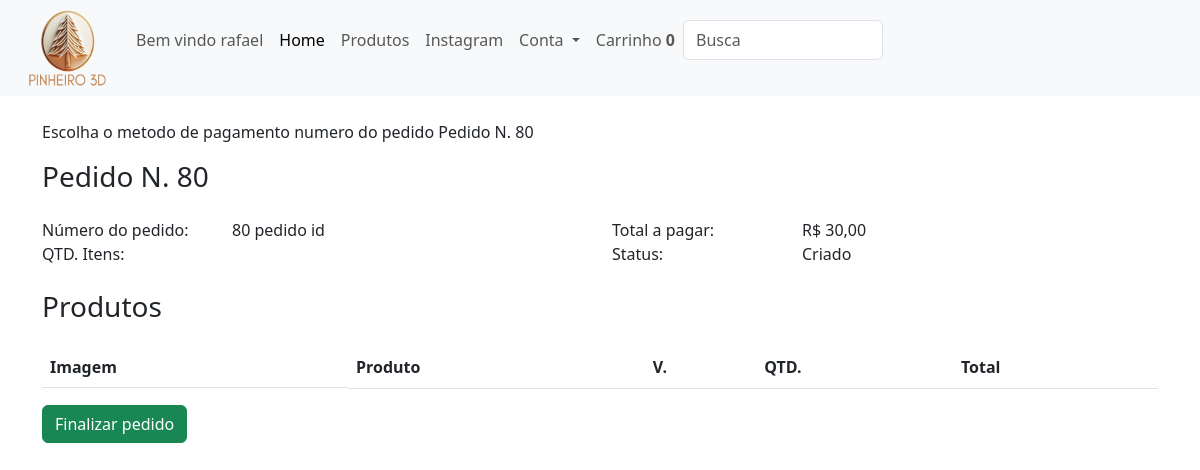
Page /pedido/pagar/80/ (signed in) on the committed database.
### pedido/models.py (models this page shows)
class Pedido(models.Model):
    usuario = models.ForeignKey(User,on_delete=models.CASCADE)
    total = models.FloatField()
    quantidade_total = models.PositiveBigIntegerField()
    status = models.CharField(
        default= 'C',
        max_length= 1,
        choices=(
                 ("A",'Aprovado'),
                 ("C","Criado"),
                 ("R","Reprovado"),
                 ("P","Pendente"),
                 ("E","Enviado"),
                 ("F","Finalizado"),
                )
            )
    def __str__(self) -> str:
        return f'Pedido N. {self.pk}'

### pedido/views/pedidos.py (the view)
# urls.py: path('pagar/<int:pedido_id>/', views.pagar, name='pagar'),
@login_required(login_url='perfil:criar')
def pagar(request, pedido_id):
    pedido = get_object_or_404(Pedido, id=pedido_id, usuario=request.user)
    contexto = {'pedido': pedido}
    return render(request, 'pedido/pagar.html', contexto)

### produto/templatetags/omfilters.py (called while the page is built)
@register.filter
def formata_preco(valor):
    return utils.formata_preco(valor)

@register.filter
def cart_total_qtd(carrinho):
    return utils.cart_total_qtd(carrinho)

### utils/utils.py (called while the page is built)
def formata_preco(valor):
    return f'R$ {valor:.2f}'.replace('.',',')

def cart_total_qtd(carrinho):
    if isinstance(carrinho, str):
        try:
            carrinho = json.loads(carrinho)
        except json.JSONDecodeError:
            carrinho = {}
    return sum([item.get('quantidade', 0) for item in carrinho.values()])

### pedido/templates/pedido/pagar.html (shortened to what this page needs)
{% extends "global/base.html" %}
{% block conteudo %}
{% load static %}
{% load omfilters %}
<p>Escolha o metodo de pagamento numero do pedido {{pedido}}</p>
<div class="row">
    <div class="col">
        <h3>{{ pedido }}</h3>
        <div class="row mt-4">
            <div class="col-lg-2 font-weight-bold">Número do pedido:</div>
            <div class="col-lg-4">{{ pedido.id }} pedido id</div>
            <div class="col-lg-2 font-weight-bold">Total a pagar:</div>
            <div class="col-lg-4">{{ pedido.total|formata_preco }}</div>
            <div class="col-lg-2 font-weight-bold">QTD. Itens:</div>
            <div class="col-lg-4">{{ pedido.qtd_total }}</div>
            <div class="col-lg-2 font-weight-bold">Status:</div>
            <div class="col-lg-4">{{ pedido.get_status_display }}</div>
        </div>
        <div class="row mt-4">
            <div class="col">
                <h3>Produtos</h3>
            </div>
        </div>
        <div class="table-responsive mt-3">
            <table class="table">
                <tr>
                    <th class="d-none d-lg-block">Imagem</th>
                    <th>Produto</th>
                    <th>V.</th>
                    <th>QTD.</th>
                    <th>Total</th>
                </tr>
            </table>
        </div>
    </div>
    <form action="{% url 'produto:lista' %}" method="post">
  <button type="submit" class="btn btn-success">Finalizar pedido</button>
</form>
</div>
{% endblock conteudo %}

### base_templates/global/partials/_header.html (shortened to what this page needs)
{% load static %}
{% load omfilters %}
<header>
    <nav class="navbar navbar-expand-lg bg-body-tertiary">
        <div class="container-fluid">
          <a href="{% url "loja:index" %}">
          <img
          class="imagem-logo-header"
          src="{% static 'global/images/logo.png' %}"
          alt=""/>
        </a>
          <div class="collapse navbar-collapse" id="navbarSupportedContent">
            <ul class="navbar-nav me-auto mb-2 mb-lg-0">
               <li class="nav-item">
                {% if request.user.is_authenticated %}
                <p class="nav-link">Bem vindo {{request.user}}</p>
                {% endif %}
              </li>
              <li class="nav-item">
                <a class="nav-link active" aria-current="page" href="{% url "loja:index" %}">Home</a>
              </li>
              <li class="nav-item">
                <a class="nav-link" href="{% url 'produto:lista' %}">Produtos</a>
              </li>
              <li class="nav-item">
                <a class="nav-link" target=blank href="https://www.instagram.com/3dvoid_/">Instagram
                </a>
              </li>
              {% if request.user.is_authenticated %}
              <li class="nav-item dropdown">
                <a class="nav-link dropdown-toggle" href=#"" role="button" data-bs-toggle="dropdown" aria-expanded="false">
                  Conta
                </a>
              </li>
              {% endif %}
              <li class="nav-item">
                <a class="nav-link" href="{% url 'produto:carrinho' %}">Carrinho
                <span class="nav-cart-count mr-1">
                  <strong>{{request.session.carrinho|cart_total_qtd}}</strong>
                </span>
                </a>
              </li>
            <form action = '{% url "produto:busca" %}'class="d-flex"
               method = 'GET' style="max-height: 40px; max-width: 200px;"
             >
            <input type ='text'
            id = 'Search'
            name = q
            {% comment %} Aqui é pra corrigir erro  {% endcomment %}
            value="{{ request.GET.q|default_if_none:''|escape }}"
            placeholder="Busca"
            class="form-control " type="search"
            aria-label="Busca">
            </form>
          </div>
        </div>
      </nav>
</header>

### base_static/global/css/style.css (style rules this page uses)
.imagem-logo-header { width: 80px; height: 80px; margin-right: 20px; }

### rows in the picture
Pedido: id "Pedido N. 80", id "80", total "R$ 30,00", status "Criado"

### other values in the picture
{{ request.user }} "rafael"
{{ request.session.carrinho|cart_total_qtd }} "0"
